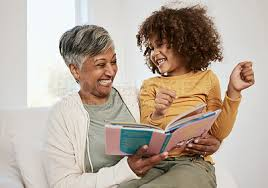
#> input picture images/grandma.jpeg, 268 x 188 px
$ python cock.py
#> lines starting #> are read from the running program, lines starting #| are printed output that depends on the picture
import cv2;
import numpy as np

# Load image
img = cv2.imread("images/grandma.jpeg")
#> img is the input picture: shape (188, 268, 3); mean B, G, R 158.4, 171.2, 184.7

# Upscale 3x using high-quality interpolation
upscaled = cv2.resize(
    img,
    None,
    fx=3,
    fy=3,
    interpolation=cv2.INTER_CUBIC
)
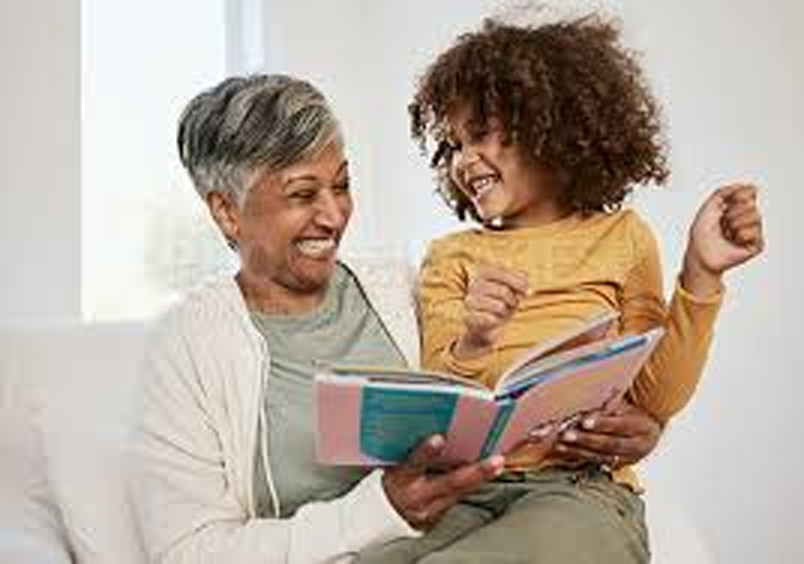
#> upscaled: shape (564, 804, 3); mean B, G, R 158.5, 171.2, 184.7

# Sharpening kernel
sharpen_kernel = np.array([
    [0, -1,  0],
    [-1, 5, -1],
    [0, -1,  0]
])

# Apply sharpening
sharpened = cv2.filter2D(upscaled, -1, sharpen_kernel)

# Save result
cv2.imwrite("output_x3_sharpened.jpg", sharpened)

$ run again, with images/images.jpeg copied over images/grandma.jpeg
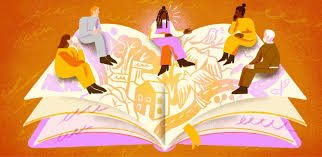
#> input picture images/images.jpeg, 322 x 157 px
#> img is the input picture: shape (157, 322, 3); mean B, G, R 105.5, 161.1, 226.1
#> `upscaled = cv2.resize( img, None, fx=3, fy=3, interpolation=cv2.INTER_..`:
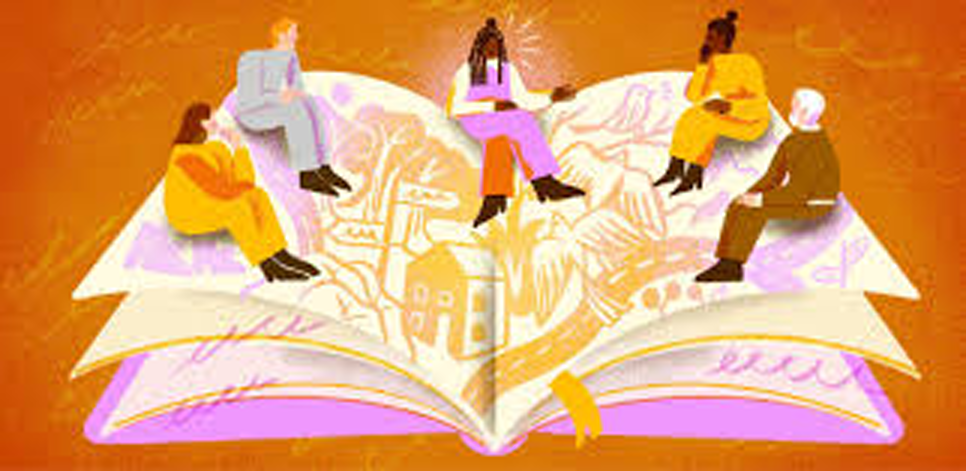
#> upscaled: shape (471, 966, 3); mean B, G, R 105.6, 161, 226
#> `sharpened = cv2.filter2D(upscaled, -1, sharpen_kernel)`:
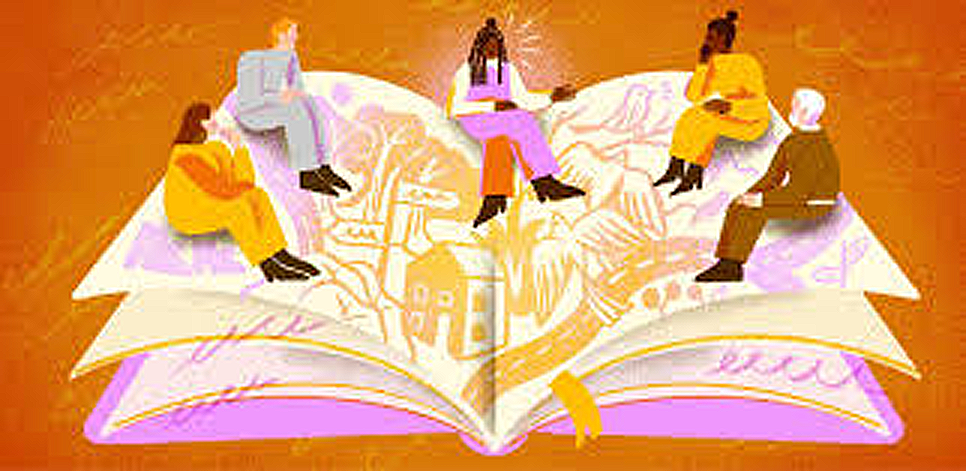
#> sharpened: shape (471, 966, 3); mean B, G, R 105.7, 160.9, 225.6

$ run again, with images/sach.jpeg copied over images/grandma.jpeg
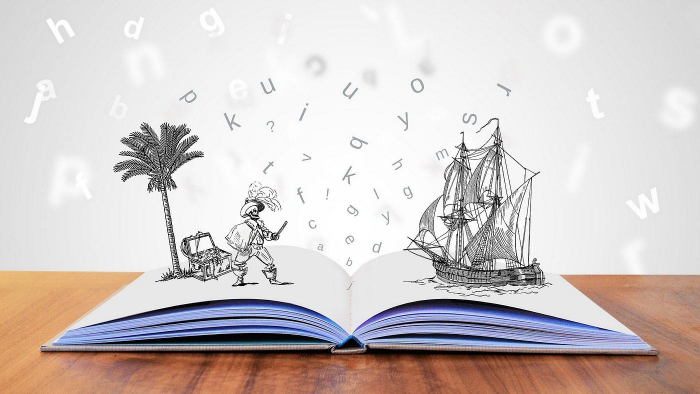
#> input picture images/sach.jpeg, 1400 x 788 px (shown at 1/2 size)
#> img is the input picture: shape (788, 1400, 3); mean B, G, R 199.6, 201.3, 209.6
#> `upscaled = cv2.resize( img, None, fx=3, fy=3, interpolation=cv2.INTER_..`:
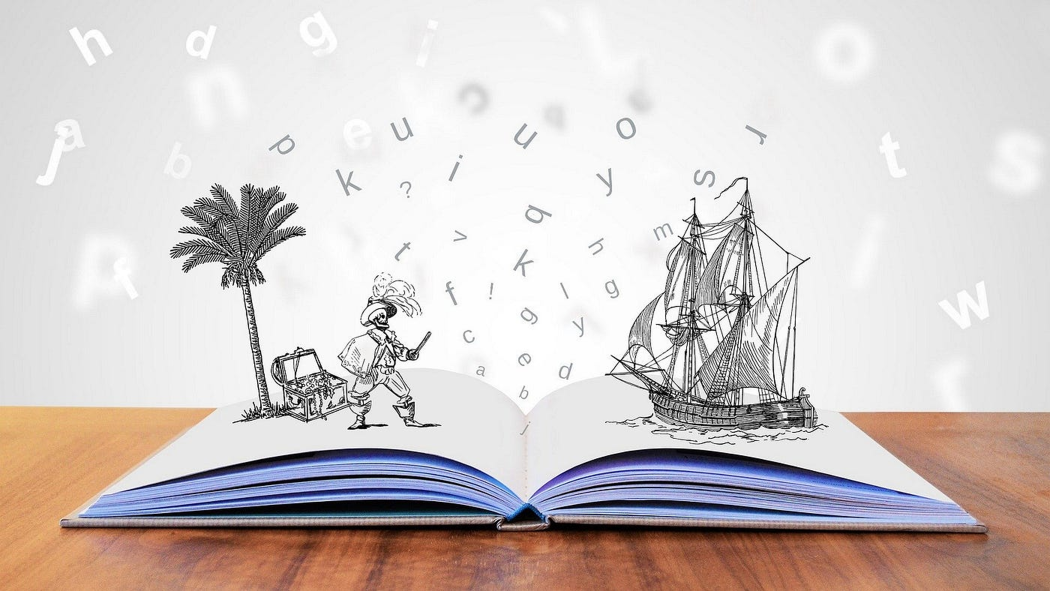
#> upscaled: shape (2364, 4200, 3) (shown at 1/4 size); mean B, G, R 199.5, 201.2, 209.6
